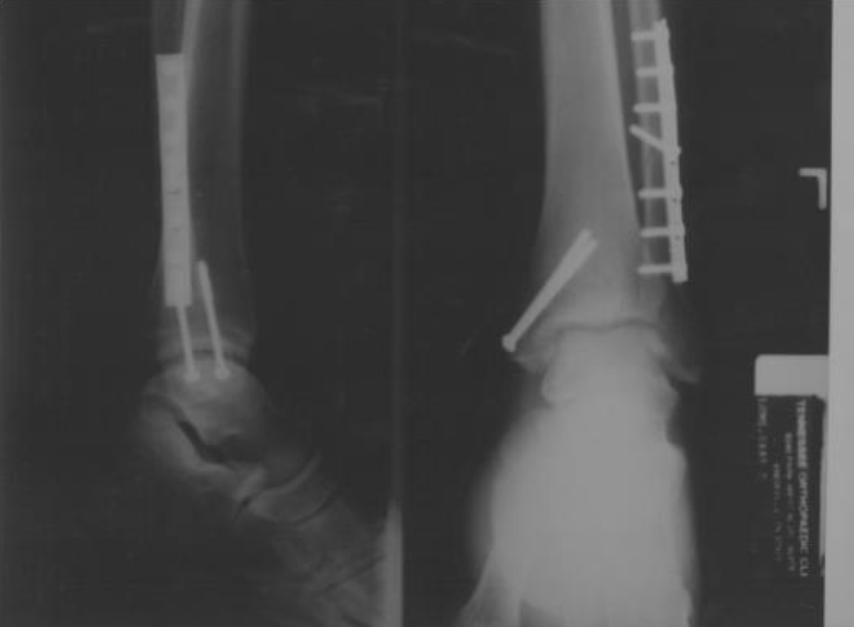
#> input picture Week 4/Histogram/bone.png, 854 x 627 px
$ python histogram.py
#> lines starting #> are read from the running program, lines starting #| are printed output that depends on the picture
import cv2
import numpy as np
import seaborn as sns
import matplotlib.pyplot as plt

image_path = 'bone.png'
image = cv2.imread(image_path, cv2.IMREAD_GRAYSCALE)
#> image is the input picture: shape (627, 854); min 42, max 169, mean 69.9


def histogram_plot(image):
    intensity_counts = {}
    dx, dy = np.shape(image)
#> dx = 627; dy = 854
    for i in range(dx):
        for j in range(dy):
            if image[i][j] in intensity_counts:
                intensity_counts[image[i][j]] += 1
            else:
                intensity_counts[image[i][j]] = 1

    intensity_values = []
    intensity_frequencies = []

    for value in range(256):
        intensity_values.append(value)
        intensity_frequencies.append(intensity_counts.get(value, 0))
#> after the loop, intensity_values = 256 values from 0 to 255

    # Create a Seaborn histogram
    print(intensity_counts)
#> (printed output is left out)
    print(intensity_values)
#> (printed output is left out)
    print(intensity_frequencies)
#> (printed output is left out)

    sns.set(style="whitegrid")
    plt.figure(figsize=(10, 6))
    sns.barplot(x=intensity_values, y=intensity_frequencies, palette="rocket")
    plt.title("Histogram of Pixel Intensities")
    plt.xlabel("Intensity")
    plt.ylabel("Frequency")
    plt.xticks(np.arange(0, 256, 10))
    plt.show()
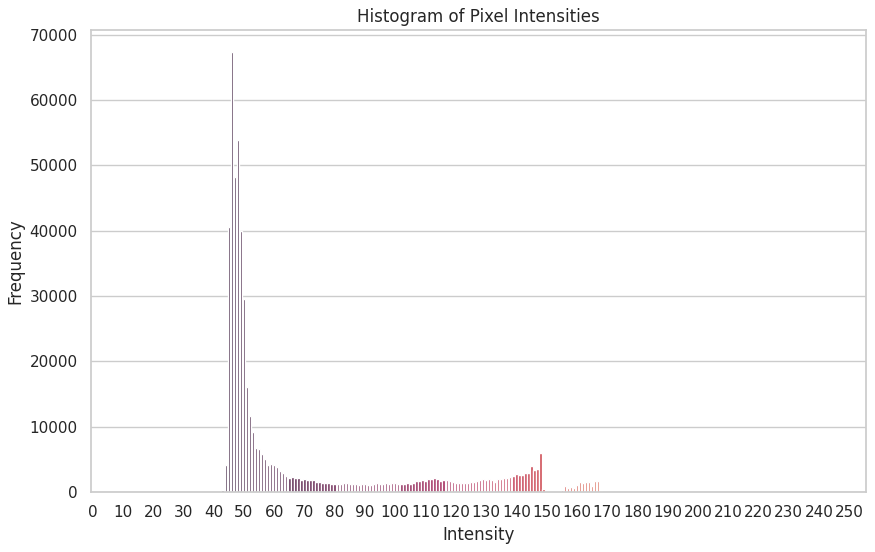
#> figure drawn by matplotlib, 1 panel

histogram_plot(image)
